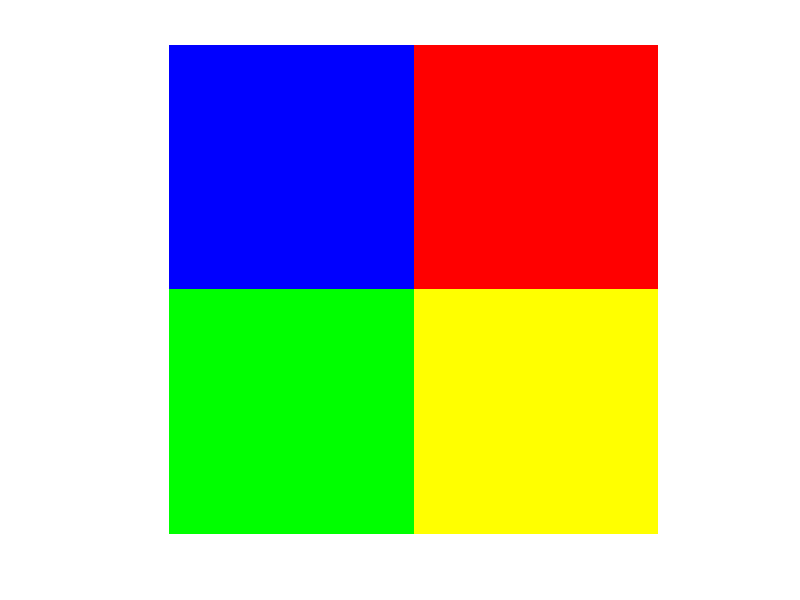

Write the MATLAB code that produced this figure. (Note: this script raises an error after producing the figure.)
%% Lab 1-1 Creating images of 3 channels (color images)
%create black and white squares to use in producing box patterns
blackbox = zeros(500,500); 
whitebox = ones(500,500);

%color channels are created by stacking black and whiteboxes in appropriate
%order
channel1 = [blackbox,whitebox;blackbox,whitebox];
channel2 = [blackbox,blackbox;whitebox,whitebox];
channel3 = [whitebox,blackbox;blackbox,blackbox];
%combine channels into 3-D RGB array
color = cat(3, channel1, channel2, channel3);
imshow(color)
imwrite(color,'saved_images/3channels.png')